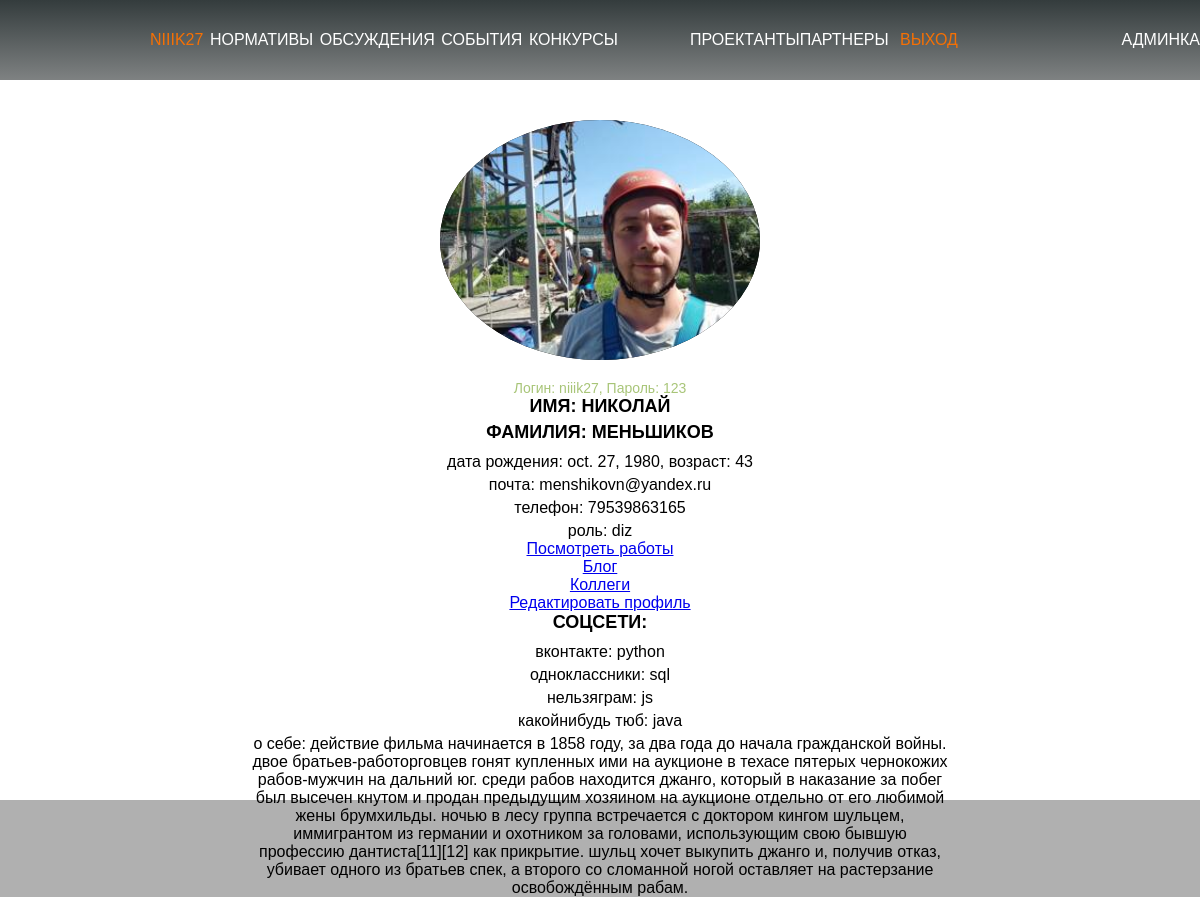
Before: /niiik27/ (signed in) with the older database file.
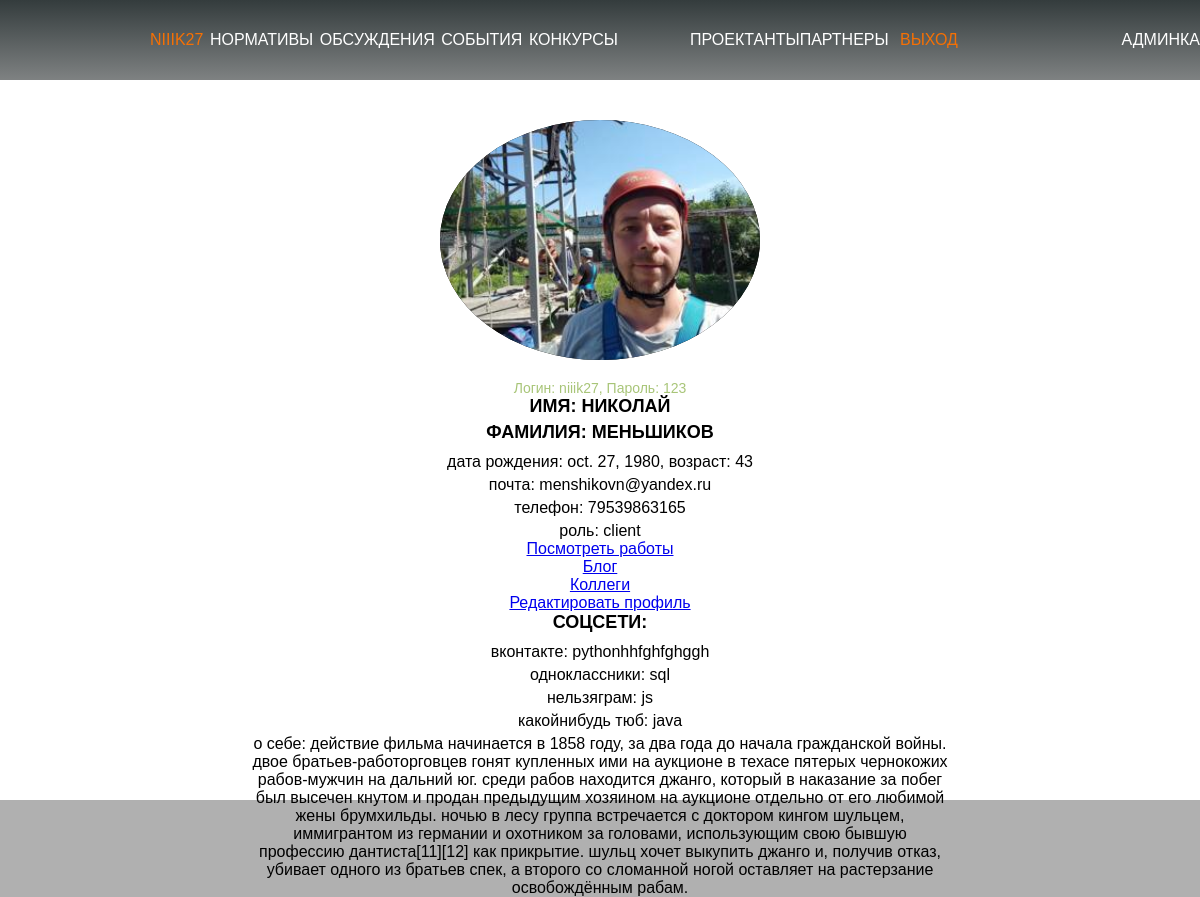
After: the same page with the newer database file.
### loginuser/models.py (models this page shows, shortened)
class UserProfile(models.Model):
    photo_url = models.CharField('Ссылка на фото',max_length=256, blank=True)
    image = models.ImageField('Изображение', upload_to=f'{APP_NAMES.USER_PROFILE}/image', blank=True)
    firstname = models.CharField('Имя', max_length=len_fields, blank=True)
    lastname = models.CharField('Фамилия', max_length=len_fields, blank=True)
    birth = models.DateField('Дата рождения', blank=True)
    e_mail = models.CharField('Почта', max_length=len_fields, blank=True)
    phone = models.BigIntegerField('Телефон', blank=True)
    purpose = models.CharField('Роль',max_length=10, blank=True)
    social_vk = models.CharField('Вконтакте', max_length=len_fields, blank=True)
    social_ok = models.CharField('Одноклассники', max_length=len_fields, blank=True)
    social_inst = models.CharField('Инста', max_length=len_fields, blank=True)
    social_tube = models.CharField('Видео', max_length=len_fields, blank=True)
    username = models.CharField('Логин', max_length=len_fields, blank=True)
    password = models.CharField('Пароль', max_length=len_fields, blank=True)
    about = models.TextField('Описание', blank=True)
    user = models.OneToOneField(User, on_delete=models.CASCADE)
    class Meta:
        verbose_name = APP_NAMES.USER_PROFILE
        verbose_name_plural = VERBOSE_APP_NAMES.USER_PROFILE

### loginuser/views.py (the view)
# urls.py: path('<str:username>/', profileView, name='username'),
def profileView(request, username):
    try:
        user = get_object_or_404(UserProfile, username=username)
        today = date.today()
        age = today.year - user.birth.year - ((today.month, today.day) < (user.birth.month, user.birth.day))
        return render(request, f'{APP_NAMES.HOME}/{APP_NAMES.HOME}.html',
                      {'userprofile': user, 'page_name': VERBOSE_APP_NAMES.HOME, 'page_style': APP_NAMES.HOME,
                       'age': age})
    except Http404:
        try:
            master_user = get_object_or_404(User, username=username)
            return redirect(f'/{APP_NAMES.LOGIN_USER}/{APP_NAMES.REG_USER}')
        except Http404:
            return redirect(f'/{APP_NAMES.ARTISTS}')

### home/templates/home/home.html (shortened to what this page needs)
{% extends 'base.html' %}
{% block content %}
    <main>
        {% if request.user.username %}
        <section class="hero">
            <div class="wrapper hero-wrapper">
                <img src="{{ userprofile.image.url }}" alt="" class="my_image hero__my_image">
                <span class="my_age">Логин: {{ userprofile.username }}, Пароль: {{ userprofile.password }}</span>
                <span class="first_name">Имя: {{ userprofile.firstname }}</span>
                <span class="last_name">Фамилия: {{ userprofile.lastname }}</span>
                <span class="my_desc">Дата рождения: {{ userprofile.birth }}, Возраст: {{ age }}</span>
                <span class="my_desc">Почта: {{ userprofile.e_mail }}</span>
                <span class="my_desc">Телефон: {{ userprofile.phone }}</span>
                <span class="my_desc">Роль: {{ userprofile.purpose }}</span>
                <a href="{% url 'portfolio' userprofile.username %}">Посмотреть работы</a>
                <a href="{% url 'blog' %}">Блог</a>
                <a href="{% url 'artists' %}">Коллеги</a>
                <a href="{% url 'profileup' %}">Редактировать профиль</a>
                <p class="first_name">Соцсети:</p>
                <p class="my_desc">Вконтакте: {{ userprofile.social_vk }}</p>
                <p class="my_desc">Одноклассники: {{ userprofile.social_ok }}</p>
                <p class="my_desc">Нельзяграм: {{ userprofile.social_inst }}</p>
                <p class="my_desc">Какойнибудь тюб: {{ userprofile.social_tube }}</p>
                <p class="my_desc">О себе: {{ userprofile.about }}</p>
            </div>
        </section>
        {% endif %}
    </main>
{% endblock %}

Changed rows visible on the page:
changed UserProfile "НИКОЛАЙ": image: a different picture; purpose "diz" → "client"; social_vk "python" → "pythonhhfghfghggh"
